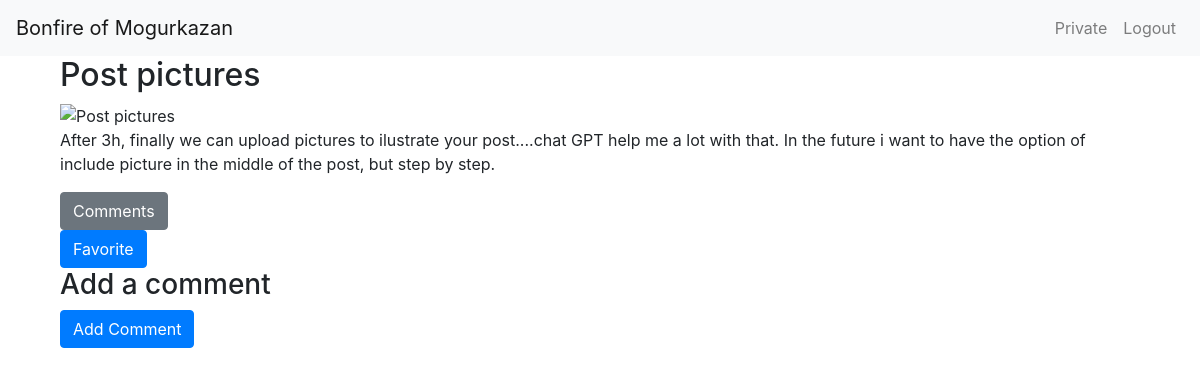
Page /post/11/ (signed in) on the committed database.
### blog/models.py (models this page shows, shortened)
class CustomUser(AbstractBaseUser, PermissionsMixin):
    email = models.EmailField(unique=True)
    nickname = models.CharField(max_length=30)
    profile_picture = CloudinaryField('image', blank=True, null=True)
    is_active = models.BooleanField(default=True)
    is_staff = models.BooleanField(default=False)
    objects = CustomUserManager()
    USERNAME_FIELD = 'email'
    REQUIRED_FIELDS = ['nickname']

class Post(models.Model):
    author = models.ForeignKey(CustomUser, on_delete=models.CASCADE, related_name='posts')
    title = models.CharField(max_length=255)
    keywords = models.CharField(max_length=255, default='')
    content = models.TextField()
    created_at = models.DateTimeField(auto_now_add=True)
    updated_at = models.DateTimeField(auto_now=True)
    image = CloudinaryField('image', blank=True, null=True)

### blog/views.py (the view)
# urls.py: path('post/<int:pk>/', views.post_detail, name='post_detail'),
def post_detail(request, pk):
    post = get_object_or_404(Post, pk=pk)
    is_favorited = False
    if request.user.is_authenticated:
        is_favorited = Favorite.objects.filter(user=request.user, post=post).exists()
    favorite_text = 'Unfavorite' if is_favorited else 'Favorite'
    button_class = 'btn-danger' if is_favorited else 'btn-primary'
    return render(request, 'blog/post_detail.html', {
        'post': post,
        'is_favorited': is_favorited,
        'favorite_text': favorite_text,
        'button_class': button_class,
    })

### blog/templates/blog/post_detail.html (shortened to what this page needs)
{% extends "base.html" %}
{% block content %}
<div class="container">
    <h2>{{ post.title }}</h2>
    {% if post.image %}
        <img src="{{ post.image.url }}" alt="{{ post.title }}" style="max-width: 100%;">
    {% else %}
        <p>No image available for this post.</p>
    {% endif %}
    <p>{{ post.content }}</p>
    <button class="btn btn-secondary" hx-get="{% url 'load_comments' post.pk %}" hx-target="#comments-container" hx-swap="innerHTML">Comments</button>
    <a href="{% url 'toggle_favorite' post.pk %}" class="btn {% if is_favorited %}btn-danger{% else %}btn-primary{% endif %}">
        {% if is_favorited %}
            Unfavorite
        {% else %}
            Favorite
        {% endif %}
    </a>
    <h3>Add a comment</h3>
    <form method="post" action="{% url 'add_comment' post.pk %}">
        <button type="submit" class="btn btn-primary">Add Comment</button>
    </form>
</div>
{% endblock %}

### blog/templates/partials/navbar.html (shortened to what this page needs)
<nav class="navbar navbar-expand-lg navbar-light bg-light">
    <a class="navbar-brand" href="{% url 'post_list' %}">
        {% if user.is_authenticated %}
            Bonfire of {{ user.nickname }}
        {% else %}
            Bonfire
        {% endif %}
    </a>
    <div class="collapse navbar-collapse" id="navbarNav">
        <ul class="navbar-nav ml-auto">
            {% if user.is_authenticated %}
                <li class="nav-item">
                    <a class="nav-link" href="{% url 'private_area' %}">Private</a>
                </li>
                <li class="nav-item">
                    <form method="post" action="{% url 'logout' %}">
                        <button type="submit" class="btn btn-link nav-link" style="border: none; background: none;">Logout</button>
                    </form>
                </li>
            {% endif %}
        </ul>
    </div>
</nav>

### rows in the picture
CustomUser: nickname "Mogurkazan"
Post: title "Post pictures", content "After 3h, finally we can upload pictures to ilustrate your post....chat GPT help me a lot with that. In the future i want to have the option of include picture in the middle of the post, but step by step."
